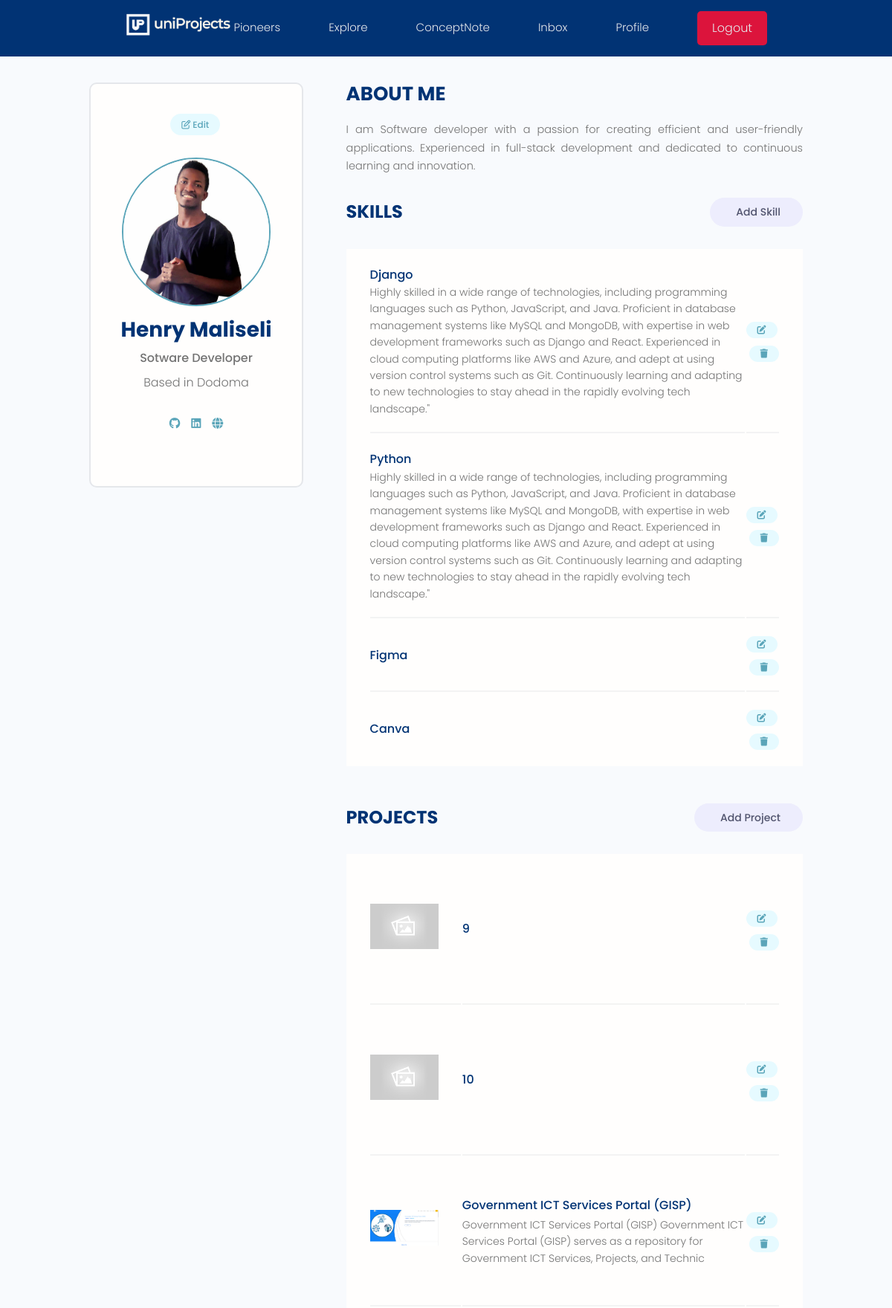
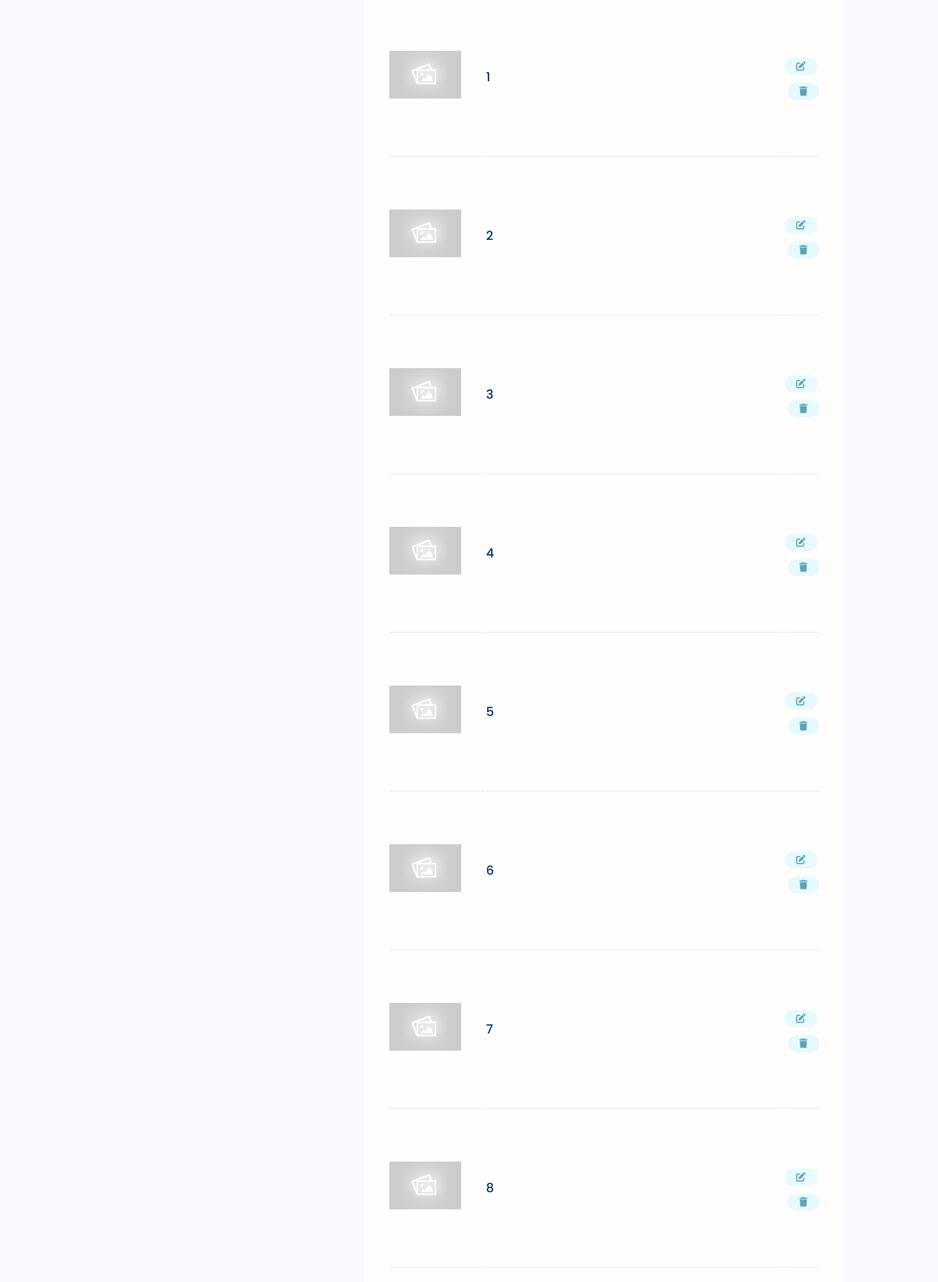
Page /users/account/ (signed in, upper part) on the committed database (2 pictures, top to bottom).
### users/models.py (models this page shows, shortened)
class Profile(models.Model):
    user = models.OneToOneField(User, on_delete=models.CASCADE, null=True, blank=True)
    name = models.CharField(max_length=200, blank=True, null=True)
    email = models.EmailField(max_length=500, blank=True, null=True)
    username = models.CharField(max_length=200, blank=True, null=True)
    location = models.CharField(max_length=200, blank=True, null=True)
    short_intro = models.CharField(max_length=200, blank=True, null=True)
    bio = models.TextField(blank=True, null=True)
    profile_image = models.ImageField(null=True, blank=True, upload_to='profiles/', default="profiles/user.jpeg")
    social_github = models.CharField(max_length=200, blank=True, null=True)
    social_twitter = models.CharField(max_length=200, blank=True, null=True)
    social_linkedin = models.CharField(max_length=200, blank=True, null=True)
    social_youtube = models.CharField(max_length=200, blank=True, null=True)
    social_website = models.CharField(max_length=200, blank=True, null=True)
    created = models.DateTimeField(auto_now_add = True)
    id = models.UUIDField(default=uuid.uuid4, unique = True,
                          primary_key = True, editable = False)

class Skill(models.Model):
    owner = models.ForeignKey(Profile, on_delete=models.CASCADE, null=True, blank=True)
    name = models.CharField(max_length=200, blank=True, null=True)
    description = models.TextField(blank=True, null=True)
    created = models.DateTimeField(auto_now_add = True)
    id = models.UUIDField(default=uuid.uuid4, unique = True,
                          primary_key = True, editable = False)

### projects/models.py (models this page shows, shortened)
class Project(models.Model):
    owner = models.ForeignKey(Profile, null=True,blank=True, on_delete=models.CASCADE)
    title = models.CharField(max_length = 200)
    description = models.TextField(null = True, blank = True)
    featured_image = models.ImageField(null=True, blank=True, default="default.jpg")
    demo_link = models.CharField(max_length = 2000, null = True, blank = True)
    source_link = models.CharField(max_length = 2000, null = True, blank = True)
    tags = models.ManyToManyField('Tag', blank=True)
    vote_total = models.IntegerField(default=0,null=True, blank = True)
    vote_ratio = models.IntegerField(default=0,null=True, blank = True)
    created = models.DateTimeField(auto_now_add = True)
    id = models.UUIDField(default=uuid.uuid4, unique = True,
                          primary_key = True, editable = False)
    class Meta:
        ordering = ['-vote_ratio', '-vote_total', 'title']

### users/views.py (the view)
# urls.py: path('account/', views.userAccount, name="account" ),
@login_required(login_url='login')
def userAccount(request):
    profile = request.user.profile
    skills = profile.skill_set.all()
    projects = profile.project_set.all()
    context = {
        'profile':profile,
        'skills':skills,
        'projects':projects,
        }
    return render(request, 'users/account.html', context)

### users/templates/users/account.html (shortened to what this page needs)
{% extends 'main.html' %}
{% block content %}
<main class="settingsPage profile my-md">
    <div class="container">
      <div class="layout">
        <div class="column column--1of3">
          <div class="card text-center">
            <div class="card__body dev">
              <a class="tag tag--pill tag--main settings__btn" href="{% url 'edit-account' %}"><i class="fa-regular fa-pen-to-square"></i> Edit</a>
              <img class="avatar avatar--xl dev__avatar" src="{{ profile.profile_image.url }}" />
              <h2 class="dev__name">{{ profile.name }}</h2>
              <p class="dev__title">{{  profile.short_intro }}</p>
              <p class="dev__location">Based in {{ profile.location }} </p>
              <ul class="dev__social">
                {% if profile.social_github%}
                <li>
                  <a title="Github" href="{{ profile.social_github }}" target="_blank"><i class="fa-brands fa-github"></i></a>
                </li>
                {% endif %}
                {% if profile.social_linkedin%}
                <li>
                  <a title="LinkedIn" href="{{profile.social_linkedin}}" target="_blank"><i class="fa-brands fa-linkedin"></i></a>
                </li>
                {% endif %}
                {% if profile.social_website %}
                <li>
                  <a title="Personal Website" href="{{ profile.social_website }}" target="_blank"><i class="fa-solid fa-globe"></i></i></a>
                </li>
                {% endif %}
              </ul>
            </div>
          </div>
        </div>
        <div class="column column--2of3">
          <div class="devInfo">
            <h3 class="devInfo__title">About Me</h3>
            <p class="devInfo__about">{{ profile.bio }}</p>
          </div>
          <div class="settings">
            <h3 class="settings__title">Skills</h3>
            <a class="tag tag--pill tag--sub settings__btn tag--lg" href="{% url 'create-skill' %}"> Add Skill</a>
          </div>
          <table class="settings__table">
            {% for skill in skills %}
            <tr>
              <td class="settings__tableInfo">
                <h4>{{ skill.name }}</h4>
                <p>{{ skill.description }}</p>
              </td>
              <td class="settings__tableActions">
                <a class="tag tag--pill tag--main settings__btn" href="{% url 'update-skill' skill.id %}"><i class="fa-solid fa-pen-to-square"></i></a>
                <a class="tag tag--pill tag--main settings__btn" href="{% url 'delete-skill' skill.id %}"><i class="fa-solid fa-trash"></i>
                  </a>
                </td>
              </tr>
              {% endfor %}
          </table>
          <div class="settings">
            <h3 class="settings__title">Projects</h3>
            <a class="tag tag--pill tag--sub settings__btn tag--lg" href="{% url 'create-project' %}"> Add Project</a>
          </div>
          <table class="settings__table">
            {% for project in projects %}
            <tr>
              <td class="settings__thumbnail">
                <a href="{% url 'project' project.id %}"><img src="{{ project.featured_image.url }}" alt="Project Thumbnail" /></a>
              </td>
              <td class="settings__tableInfo">
                <a href="{% url 'project' project.id %}">{{ project.title }}</a>
                <p>{{ project.description|slice:"150" }}</p>
              </td>
              <td class="settings__tableActions">
                <a class="tag tag--pill tag--main settings__btn" href="{% url 'update-project' project.id%}"><i class="fa-solid fa-pen-to-square"></i></a>
                <a class="tag tag--pill tag--main settings__btn" href="{% url 'delete-project' project.id %}"><i class="fa-solid fa-trash"></i></a>
              </td>
            </tr>
            {% endfor %}
          </table>
        </div>
      </div>
    </div>
  </main>
{% endblock %}

### static/styles/app.css (style rules this page uses)
:root { --color-sub: #013374; }
.card { border: 2px solid var(--color-light); }
img { width: 100%; }
.profile .card > .dev { padding: 4rem; }
.dev__avatar { display: block; margin: auto; }
.dev__name { color: var(--color-sub); font-size: 2.8rem; font-weight: 700; margin-top: 1rem; margin-bottom: 0.5rem; }
.dev__title { font-size: 1.6rem; font-weight: 500; line-height: 1.3; }
.dev__location { margin-top: 1rem; }
.dev__social { margin: 3rem 0; list-style: none; display: flex; justify-content: center; gap: 1.5rem; }
.devInfo { margin-bottom: 3rem; }
.devInfo__title, .devInfo__subtitle { font-size: 2.6rem; color: var(--color-sub); text-transform: uppercase; font-weight: 700; margin-bottom: 1.5rem; }
.devInfo__about, .devSkill__info { font-size: 1.45rem; line-height: 1.7; text-align: justify; }
.settingsPage .dev > .settings__btn { display: inline-block; margin-bottom: 3rem; }
.settings { display: flex; justify-content: space-between; align-items: center; }
.settings__title { font-size: 2.4rem; text-transform: uppercase; font-weight: 700; color: var(--color-sub); }
.settings__table { margin-top: 3rem; margin-bottom: 5rem; padding: 0 3rem; background: var(--color-white); }
.settings__table tr { width: 100%; }
.settings__table tr > td { padding: 2rem 0; }
.settings__table tr:not(:last-child) td { border-bottom: 2px solid var(--color-white-light); }
.settings__thumbnail { width: 23%; min-width: 10rem; }
.settings__thumbnail img { padding-right: 3rem; height: 15rem; object-fit: contain; }
.settings__tableInfo { width: 100%; }
.settings__tableInfo h4, .settings__tableInfo a { padding-right: 1rem; width: auto; font-size: 1.6rem; font-weight: 500; color: var(--color-sub); }
.settings__tableInfo p { font-size: 1.4rem; }
.settings__tableActions { text-align: right; }

### static/uikit/styles/modules/_variables.css (style rules this page uses)
:root { --color-main: #5aa5b9; --color-main-light: #e6faff; --color-sub: #3f4156; --color-sub-light: #51546e; --color-sub-lighter: #ededfd; --color-text: #737373; --color-gray: #8b8b8b; --color-light: #e5e7eb; --color-light-gray: #767676; --color-bg: #f8fafd; --color-white: #fffefd; --color-white-light: #f3f3f3; --color-success: #359e64; --color-success-bg: #def8e8; --color-error: #fc4b0b; --color-error-bg: #fff2ee; --font-base: 'Poppins', arial, helvetica, 'Segoe UI', roboto, ubuntu, sans-serif; --font-monospace: 'Fira Code', 'Courier New', courier, monospace; --font-regular: 300; --font-medium: 500; --font-bold: 700; --generic-shadow: 1px 1px 5px #00000010; --generic-transition: all 0.3s ease-in-out; }

### static/uikit/styles/modules/_base.css (style rules this page uses)
* { margin: 0; padding: 0; box-sizing: border-box; text-rendering: optimizeLegibility; color: inherit; font-size: inherit; }
html { font-size: 50%; }
@media only screen and (min-width: 480px) { html { font-size: 56.25%; } }
@media only screen and (min-width: 1200px) { html { font-size: 62.5%; } }
body { line-height: 1.6; font-weight: 400; font-size: 1.5rem; color: var(--color-text); background-color: var(--color-bg); min-height: 100vh; }

### static/uikit/styles/modules/_typography.css (style rules this page uses)
* { font-family: var(--font-base); }
h2 { font-size: 3.6rem; font-weight: var(--font-bold); }
h3 { font-size: 3.2rem; font-weight: var(--font-medium); }
h4 { font-size: 2.8rem; font-weight: var(--font-medium); }
p, span, strong { font-size: 1.6rem; color: var(--color-text); font-weight: var(--font-regular); }
a { padding-bottom: 2px; text-decoration: none; display: inline-block; color: var(--color-main); font-weight: var(--font-medium); }

### static/uikit/styles/modules/_utilities.css (style rules this page uses)
.container { width: 92%; max-width: 165rem; margin: 0 auto; box-sizing: border-box; }
@media screen and (min-width: 1000px) { .container { width: 90%; } }
@media screen and (min-width: 1200px) { .container { width: 80%; } }
.text-center { text-align: center; }
.my-md { margin: 3rem auto; }

### static/uikit/styles/modules/_avatar.css (style rules this page uses)
.avatar { border-radius: 50%; border: 2px solid var(--color-main); object-fit: cover; }
.avatar--xl { height: 20rem; width: 20rem; }

### static/uikit/styles/modules/_card.css (style rules this page uses)
.card { border-radius: 1rem; background-color: var(--color-white); border: 1.5px solid var(--color-light); width: auto; height: auto; margin-top: 0.5rem; margin-bottom: 0.5rem; overflow: hidden; }
.card__body, .card__header { padding: 2rem 2.5rem; }

### static/uikit/styles/modules/_layout.css (style rules this page uses)
.layout { display: flex; flex-flow: row wrap; justify-content: space-between; }
.layout > .column { margin-bottom: 3rem; }
.layout > .column.column--1of3 { flex-basis: 30%; }
.layout > .column.column--2of3 { flex-basis: 64%; }

### rows in the picture
Profile: profile_image (picture), name "Henry Maliseli", short_intro "Sotware Developer", location "Dodoma", bio "I am Software developer with a passion for creating efficient and user-friendly applications. Experienced in full-stack development and dedicated to continuous learning and innovation."
Skill: name "Django", description "Highly skilled in a wide range of technologies, including programming languages such as Python, JavaScript, and Java. Proficient in database management systems like MySQL and MongoDB, with expertise in web development frameworks such as Django and React. Experienced in cloud computing platforms like AWS and Azure, and adept at using version control systems such as Git. Continuously learning and adapting to new technologies to stay ahead in the rapidly evolving tech landscape.\""
Skill: name "Python", description "Highly skilled in a wide range of technologies, including programming languages such as Python, JavaScript, and Java. Proficient in database management systems like MySQL and MongoDB, with expertise in web development frameworks such as Django and React. Experienced in cloud computing platforms like AWS and Azure, and adept at using version control systems such as Git. Continuously learning and adapting to new technologies to stay ahead in the rapidly evolving tech landscape.\""
Skill: name "Figma"
Skill: name "Canva"
Project: featured_image (placeholder picture), title "9"
Project: featured_image (placeholder picture), title "10"
Project: featured_image (picture), title "Government ICT Services Portal (GISP)", description "Government ICT Services Portal (GISP) Government ICT Services Portal (GISP) serves as a repository for Government ICT Services, Projects, and Technic"
Project: featured_image (placeholder picture), title "1"
Project: featured_image (placeholder picture), title "2"
Project: featured_image (placeholder picture), title "3"
Project: featured_image (placeholder picture), title "4"
Project: featured_image (placeholder picture), title "5"
Project: featured_image (placeholder picture), title "6"
Project: featured_image (placeholder picture), title "7"
Project: featured_image (placeholder picture), title "8"
